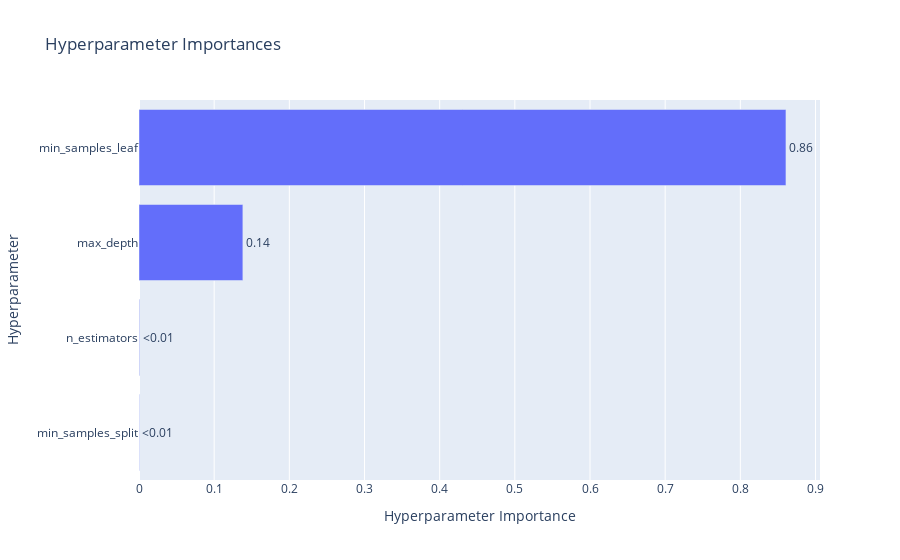

The notebook cell saved with this chart:
### Markdown cell above
Aqui pode se perceber que min_samples_leaf e max_depth possuem uma influencia maior sobre a saída sendo valores mais baixos melhores para min_samples_leaf e valores a partir de 5 para max_depth, pois podemos ver uma certa ordem nas saidas, enquanto max_depth e n_estimators praticamente não possuem ordem

### Code cell
optuna.visualization.plot_param_importances(study)

### Figure 1 — Plotly figure (JSON) as saved in the notebook; plotly's stock layout.template omitted (floating-point values rounded to 4 significant figures)
{"data": [{"cliponaxis": false, "hovertemplate": ["min_samples_split (IntDistribution): 0.00042398910037187704<extra></extra>", "n_estimators (IntDistribution): 0.0007015816771257014<extra></extra>", "max_depth (IntDistribution): 0.13819120093550266<extra></extra>", "min_samples_leaf (IntDistribution): 0.8606832282869997<extra></extra>"], "name": "Objective Value", "orientation": "h", "text": ["<0.01", "<0.01", "0.14", "0.86"], "textposition": "outside", "type": "bar", "x": [0.000424, 0.0007016, 0.1382, 0.8607], "y": ["min_samples_split", "n_estimators", "max_depth", "min_samples_leaf"]}], "layout": {"title": {"text": "Hyperparameter Importances"}, "xaxis": {"title": {"text": "Hyperparameter Importance"}}, "yaxis": {"title": {"text": "Hyperparameter"}}}}
